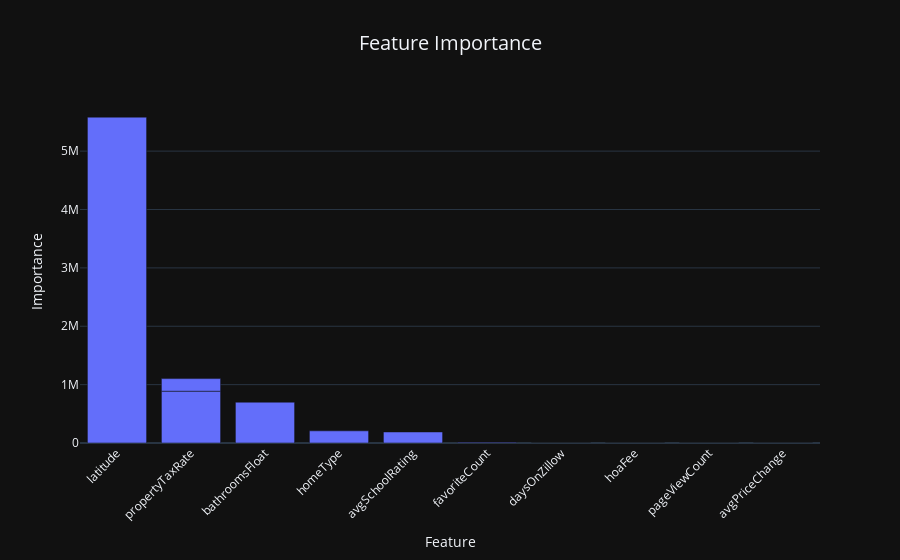

Source (notebook cell):
### Code cell
# Linear Regression for Listing Price (without Zestimate)
X = preprocessed_df.drop(columns=['root.property.overview.price', 'root.property.pricing.zestimate'])
y = preprocessed_df['root.property.overview.price']
X_train, X_test, y_train, y_test = train_test_split(X, y, test_size=0.2, random_state=42)
lr = LinearRegression()
lr.fit(X_train, y_train)
ypred = lr.predict(X_test)
mse = mean_squared_error(y_test, ypred)
mae = np.mean(np.abs(ypred - y_test))
r2 = r2_score(y_test, ypred)
model_name = 'LR: Listing Price (without Zestimate)'
model_info = f'\n-{model_name}- \nMAE: {mae:.3f} MSE: {mse:.3f} R2: {r2:.3f}'
print(model_info)
logging.info(model_info)

fig_scatter = plot_model_predictions(y_test, ypred, 'LR: Listing Price (without Zestimate)')
feature_importances = pd.DataFrame(lr.coef_, index=X_train.columns, columns=['importance']).sort_values('importance', ascending=False).round(3)
feature_importances = feature_importances[feature_importances['importance'] > 0]
feature_names = [f.split('.')[-1] for f in list(feature_importances.index)]
fig = go.Bar(x=feature_names, y=feature_importances['importance'], )
layout = go.Layout(title='Feature Importance', xaxis_title="Feature", yaxis_title="Importance", xaxis_tickangle=-45, title_x=0.5, title_font_size=20)
fig = go.Figure(data=[fig], layout=layout)
fig.show()

### Figure 1 — Plotly figure (JSON) as saved in the notebook; plotly's stock layout.template omitted (floating-point values rounded to 4 significant figures)
{"data": [{"type": "bar", "x": ["latitude", "propertyTaxRate", "bathroomsFloat", "propertyTaxRate", "homeType", "avgSchoolRating", "favoriteCount", "daysOnZillow", "hoaFee", "pageViewCount", "avgPriceChange"], "y": [5582000.0, 887300.0, 699400.0, 215500.0, 208300.0, 189100.0, 11820.0, 495.6, 255.4, 154.8, 1.92]}], "layout": {"title": {"font": {"size": 20}, "text": "Feature Importance", "x": 0.5}, "xaxis": {"tickangle": -45, "title": {"text": "Feature"}}, "yaxis": {"title": {"text": "Importance"}}}}
